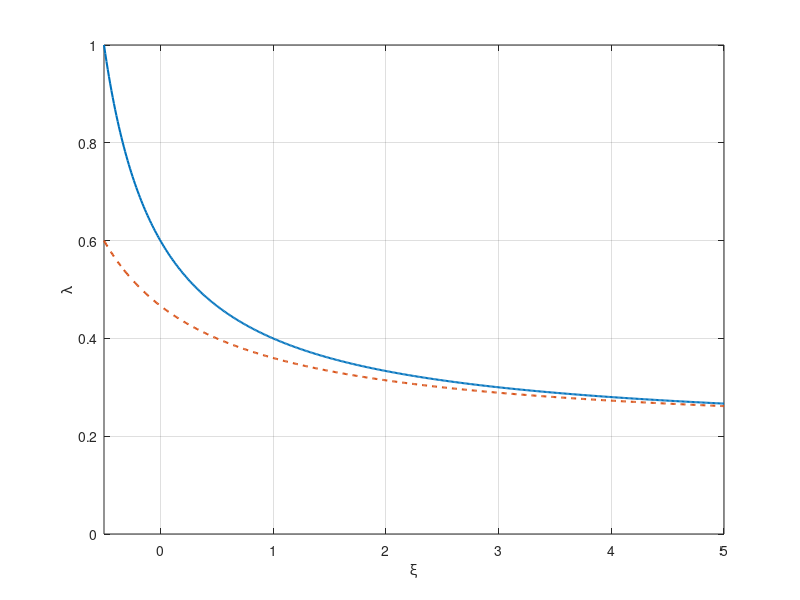

Source code (MATLAB): (Note: this script raises an error after producing the figure.)
% parameters
gamma = 1;
tau = 0.2;
tauD = tau;
varphi = 1;

% xi range (adjust as needed; avoid xi = -gamma to prevent division by zero)
xi_min = -gamma * varphi / (varphi + 1);
xi_max = 5;
xi = linspace(xi_min, xi_max, 500);

% lambda formula (xi-dependent)
lambda = (gamma * (1 + tau * varphi) + tau * xi * (varphi + 1)) ./ ...
  ((gamma + xi) * (varphi + 1));

% lambda formula (requested alternative)
lambda_alt = tau + (gamma * (1 - tauD)) ./ ...
  (gamma * (gamma + varphi) + xi * (varphi + 1) + gamma);

% plot
figure;
plot(xi, lambda, '-', 'LineWidth', 1.5);
hold on;
plot(xi, lambda_alt, '--', 'LineWidth', 1.5);
xlabel('\xi');
ylabel('\lambda');
grid on;
xlim([xi_min xi_max]);
ylim([0 1]);
yline(tau, '--', '\lambda=\tau', 'LabelHorizontalAlignment', 'left');
xline(0, '--', '\xi=0', 'LabelHorizontalAlignment', 'left');
legend('benchmark Economy', 'Common-hours Union Economy', 'Location', 'best');
